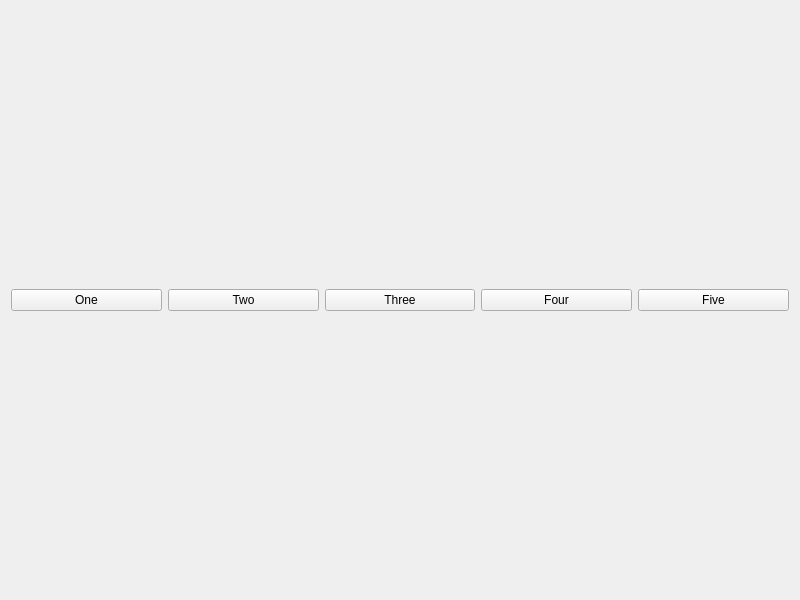
<?xml version="1.0" encoding="UTF-8"?>
<ui version="4.0">
 <class>Widget</class>
 <widget class="QWidget" name="Widget">
  <property name="geometry">
   <rect>
    <x>0</x>
    <y>0</y>
    <width>800</width>
    <height>600</height>
   </rect>
  </property>
  <property name="windowTitle">
   <string>Widget</string>
  </property>
  <layout class="QHBoxLayout" name="horizontalLayout_2">
   <item>
    <layout class="QHBoxLayout" name="horizontalLayout">
     <item>
      <widget class="QPushButton" name="pushButtonOne">
       <property name="text">
        <string>One</string>
       </property>
      </widget>
     </item>
     <item>
      <widget class="QPushButton" name="pushButtoTwo">
       <property name="text">
        <string>Two</string>
       </property>
      </widget>
     </item>
     <item>
      <widget class="QPushButton" name="pushButtonThree">
       <property name="text">
        <string>Three</string>
       </property>
      </widget>
     </item>
     <item>
      <widget class="QPushButton" name="pushButtonFour">
       <property name="text">
        <string>Four</string>
       </property>
      </widget>
     </item>
     <item>
      <widget class="QPushButton" name="pushButtonFive">
       <property name="text">
        <string>Five</string>
       </property>
      </widget>
     </item>
    </layout>
   </item>
  </layout>
 </widget>
 <resources/>
 <connections/>
</ui>
